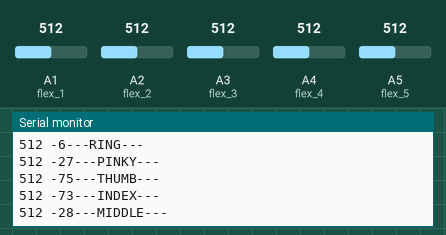
This sketch was run on a simulated Arduino Uno, built with avr-gcc and run on an emulated ATmega328P. On the bench: the last lines printed to the serial monitor. The inputs (shaded band) are chosen by the test bench; at power-on: A4 (flex_4) = 512, A1 (flex_1) = 512, A2 (flex_2) = 512, A3 (flex_3) = 512, A5 (flex_5) = 512. No radio packets arrive unless stated.

Above: at 1.2 s.
1.3 s: A4 (flex_4) set to 528
At 2.4 s:
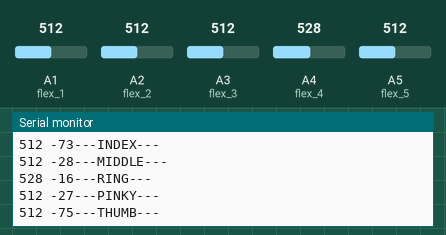
2.8 s: A1 (flex_1) set to 541
At 3.4 s:
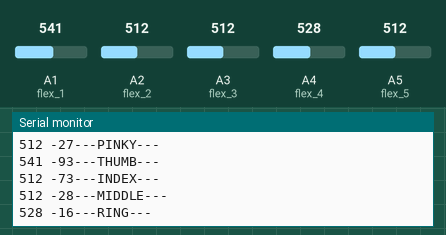
4.3 s: A1 (flex_1) set to 567
At 5.0 s:
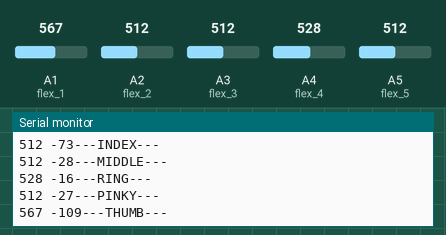
7.3 s: A2 (flex_2) set to 537
At 8.1 s:
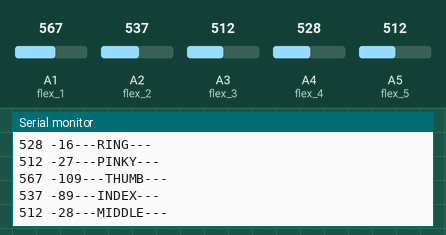
10.3 s: A2 (flex_2) set to 569
At 11.1 s:
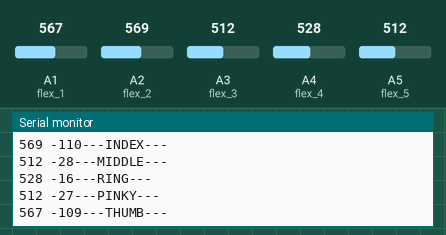
Timing chart, 0 to 13.3 s (numbered marks = the images above; inputs shaded):
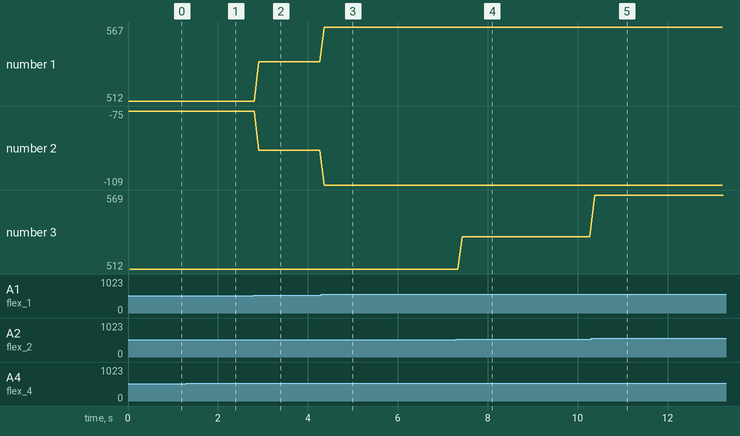

Measured:
- the behaviour switches between 517 and 518 on A4 (flex_4) (found by bisection; images 0 and 1)
- the behaviour switches between 551 and 552 on A1 (flex_1) (found by bisection; images 2 and 3)
- the behaviour switches between 552 and 553 on A2 (flex_2) (found by bisection; images 4 and 5)
- after the input at 1.3 s, the serial monitor: prints a new line after 0.11 s (image 1)
- after the input at 2.8 s, the serial monitor: prints a new line after 0.11 s (image 2)
- after the input at 4.3 s, the serial monitor: prints a new line after 0.07 s (image 3)
- after the input at 7.3 s, the serial monitor: prints a new line after 0.13 s (image 4)
- after the input at 10.3 s, the serial monitor: prints a new line after 0.08 s (image 5)

The sketch:

Transmitter.ino
```cpp
#include <SPI.h>                      //the communication interface with the modem
#include <nRF24L01.h>
#include <RF24.h>                    //the library which helps us to control the radio modem

int msg[5]; //Total number of data to be sent (data package)

//define the flex sensor input pins
int flex_1 = A1; //Thumb
int flex_2 = A2; //Index
int flex_3 = A3; //Middle
int flex_4 = A4; //Ring
int flex_5 = A5; //Pinky

//define variables for flex sensor values
int flex_1_val;
int flex_2_val;
int flex_3_val;
int flex_4_val;
int flex_5_val;

unsigned long currentMillis;
unsigned long prevMillis;
unsigned long txIntervalMillis = 10;

#define CE_PIN 9
#define CSN_PIN 10

RF24 radio(CE_PIN,CSN_PIN);

//const uint64_t address = 0xE8E8F0F0E1LL; //the address of the modem, that will receive data from Arduino.
const byte slaveAddress[5] = {'R','x','A','A','A'};

void setup(void){
  Serial.begin(9600);

  //Serial.println("Prosthetic Hand v1.0 starting up...");

  radio.begin();                      //it activates the modem.
  radio.setAutoAck(false);
  radio.setDataRate( RF24_250KBPS );
  radio.setRetries(3,5);
  radio.openWritingPipe(slaveAddress);        //sets the address of the receiver to which the program will send data.
  //Serial.println("#RADIO INITIALIZED");
}

void loop(void){
  flex_5_val = analogRead(flex_5);
  flex_5_val = map(flex_5_val, 270, 480, 180, 0);

  flex_4_val = analogRead(flex_4);
  flex_4_val = map(flex_4_val, 190, 500, 180, 0);

  flex_3_val = analogRead(flex_3);
  flex_3_val = map(flex_3_val, 200, 470, 180, 0);

  flex_2_val = analogRead(flex_2);
  flex_2_val = map(flex_2_val, 125, 400, 180, 0);

  flex_1_val = analogRead(flex_1);
  flex_1_val = map(flex_1_val, 100, 390, 180, 0);

  currentMillis = millis();
  if (currentMillis-prevMillis >= txIntervalMillis){
    send();
    prevMillis = millis();
  }
}

void send() {
  boolean sent;
  msg[0] = flex_1_val;
  msg[1] = flex_2_val;
  msg[2] = flex_3_val;
  msg[3] = flex_4_val;
  msg[4] = flex_5_val;
  sent = radio.write(&msg, sizeof(msg));

  if (sent){
  Serial.print(analogRead(flex_1));
  Serial.print(" ");
  Serial.print(msg[0]);
  Serial.println("---THUMB---");

  Serial.print(analogRead(flex_2));
  Serial.print(" ");
  Serial.print(msg[1]);
  Serial.println("---INDEX---");

  Serial.print(analogRead(flex_3));
  Serial.print(" ");
  Serial.print(msg[2]);
  Serial.println("---MIDDLE---");

  Serial.print(analogRead(flex_4));
  Serial.print(" ");
  Serial.print(msg[3]);
  Serial.println("---RING---");

  Serial.print(analogRead(flex_5));
  Serial.print(" ");
  Serial.print(msg[4]);
  Serial.println("---PINKY---");
  }
}
```
